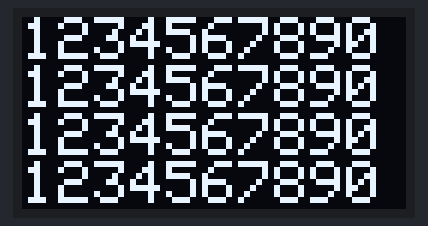
Simulated run of this sketch. Board: Arduino Uno, built with avr-gcc and run on an emulated ATmega328P. Parts: 128×64 one-colour display.

Above: at 0.1 s.
At 0.54 s:
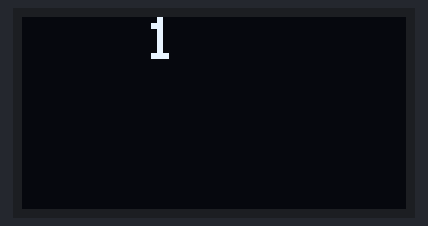
At 1.17 s:
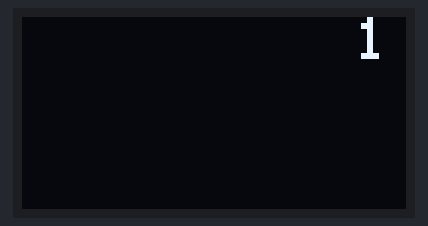

Measured:
- by itself, everything shown: repeats every 0.95 s, in 3 steps

The sketch:

sketch_may15a.ino
```cpp
// #include<Arduino.h>
// #include<U8g2lib.h>
// U8G2_SSD1306_128X64_NONAME_F_HW_I2C u8g2(
//   U8G2_R0,
//   21,
//   22,
//   U8X8_PIN_NONE
// );
// void setup() {
//   // put your setup code here, to run once:
//   u8g2.setBusClock(800000);
//   u8g2.begin();
//   u8g2.enableUTF8Print();
// }

// void loop() {
//   // put your main code here, to run repeatedly:
//   u8g2.clearBuffer();
//   u8g2.setFont(u8g2_font_ncenB12_tr);
//   u8g2.drawStr(0,6,"11111");
//   u8g2.sendBuffer();
// }

#include <SPI.h>
#include <Wire.h>
#include <Adafruit_GFX.h>
#include <Adafruit_SSD1306.h>

#define SCREEN_WIDTH 128 // OLED display width, in pixels
#define SCREEN_HEIGHT 64 // OLED display height, in pixels

  Adafruit_SSD1306 display(SCREEN_WIDTH, SCREEN_HEIGHT, &Wire, -1);
void setup(){


  display.begin(SSD1306_SWITCHCAPVCC, 0x3C);
  display.clearDisplay();

  display.setTextSize(2); //选择字号
  display.setTextColor(WHITE);  //字体颜色
  display.setCursor(0,0);
  display.print("1234567890");
  display.setCursor(0,16);
  display.print("1234567890");
  display.setCursor(0,32);
  display.print("1234567890");
    display.setCursor(0,48);
  display.print("1234567890");
  display.display();


}


void loop(){

  for(int i=0;i<=128-16;i+=2){

    display.clearDisplay();
    display.setCursor(i,0);
    display.print("1");
    display.display();
    if(i<=30&&i>=0||i<=128-16&&i>=128-16-30){
      i+=2;
    }else{
      i+=1;
      delay(5);
    }
    //delay(1);
  }

}
```
